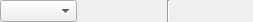
<?xml version="1.0" encoding="UTF-8"?>
<ui version="4.0">
 <class>PolyDataSettingToolBarWidget</class>
 <widget class="QWidget" name="PolyDataSettingToolBarWidget">
  <property name="geometry">
   <rect>
    <x>0</x>
    <y>0</y>
    <width>253</width>
    <height>20</height>
   </rect>
  </property>
  <property name="windowTitle">
   <string>Form</string>
  </property>
  <layout class="QHBoxLayout" name="horizontalLayout">
   <property name="leftMargin">
    <number>0</number>
   </property>
   <property name="topMargin">
    <number>0</number>
   </property>
   <property name="rightMargin">
    <number>0</number>
   </property>
   <property name="bottomMargin">
    <number>0</number>
   </property>
   <item>
    <widget class="QComboBox" name="valueComboBox"/>
   </item>
   <item>
    <widget class="ColorEditWidget" name="colorWidget">
     <property name="text">
      <string/>
     </property>
    </widget>
   </item>
   <item>
    <widget class="Line" name="line">
     <property name="orientation">
      <enum>Qt::Vertical</enum>
     </property>
    </widget>
   </item>
   <item>
    <widget class="ColorMapSettingToolBarWidget" name="colorMapWidget" native="true"/>
   </item>
  </layout>
 </widget>
 <customwidgets>
  <customwidget>
   <class>ColorEditWidget</class>
   <extends>QLabel</extends>
   <header>guibase/widget/coloreditwidget.h</header>
   <container>1</container>
  </customwidget>
  <customwidget>
   <class>ColorMapSettingToolBarWidget</class>
   <extends>QWidget</extends>
   <header>guicore/scalarstocolors/colormapsettingtoolbarwidget.h</header>
   <container>1</container>
  </customwidget>
 </customwidgets>
 <resources/>
 <connections/>
</ui>
